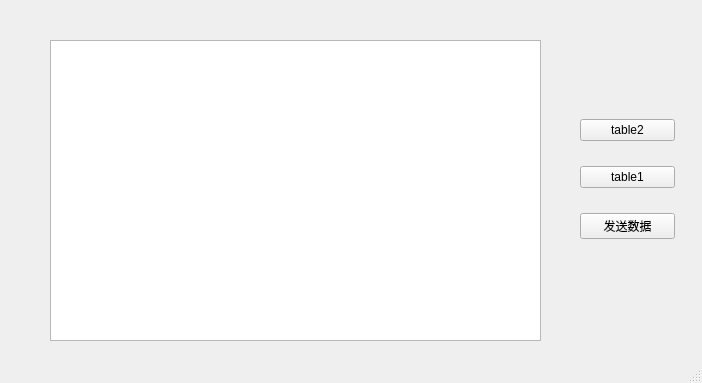
<?xml version="1.0" encoding="UTF-8"?>
<ui version="4.0">
 <class>MainWindow</class>
 <widget class="QMainWindow" name="MainWindow">
  <property name="geometry">
   <rect>
    <x>0</x>
    <y>0</y>
    <width>702</width>
    <height>383</height>
   </rect>
  </property>
  <property name="windowTitle">
   <string>MainWindow</string>
  </property>
  <widget class="QWidget" name="centralwidget">
   <widget class="QTableView" name="tableView">
    <property name="geometry">
     <rect>
      <x>50</x>
      <y>40</y>
      <width>491</width>
      <height>301</height>
     </rect>
    </property>
   </widget>
   <widget class="QWidget" name="">
    <property name="geometry">
     <rect>
      <x>580</x>
      <y>100</y>
      <width>95</width>
      <height>161</height>
     </rect>
    </property>
    <layout class="QVBoxLayout" name="verticalLayout">
     <item>
      <widget class="QPushButton" name="pushButton_2">
       <property name="text">
        <string>table2</string>
       </property>
      </widget>
     </item>
     <item>
      <widget class="QPushButton" name="pushButton">
       <property name="text">
        <string>table1</string>
       </property>
      </widget>
     </item>
     <item>
      <widget class="QPushButton" name="pushButton_3">
       <property name="text">
        <string>发送数据</string>
       </property>
      </widget>
     </item>
    </layout>
   </widget>
  </widget>
  <widget class="QMenuBar" name="menubar">
   <property name="geometry">
    <rect>
     <x>0</x>
     <y>0</y>
     <width>702</width>
     <height>26</height>
    </rect>
   </property>
  </widget>
  <widget class="QStatusBar" name="statusbar"/>
 </widget>
 <resources/>
 <connections/>
</ui>
